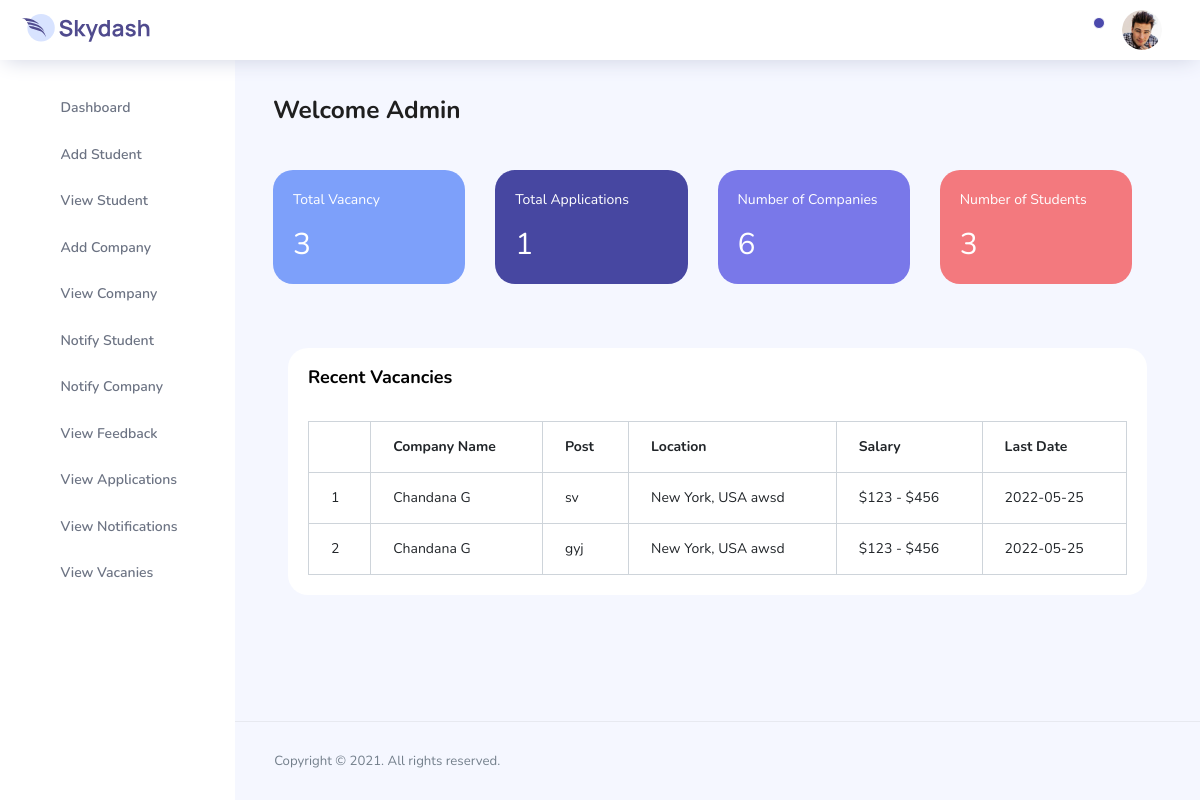
The page /admin/home.php (signed in) on the database its author committed.
### tables this page shows
CREATE TABLE IF NOT EXISTS `vacancy` (
  `vacancy_id` int NOT NULL AUTO_INCREMENT,
  `company_id` int NOT NULL,
  `category_id` int NOT NULL,
  `post` varchar(30) NOT NULL,
  `description` text NOT NULL,
  `location` varchar(30) NOT NULL,
  `salary` varchar(30) NOT NULL,
  `last_date` date NOT NULL,
  `datetime` timestamp NOT NULL DEFAULT CURRENT_TIMESTAMP,
  PRIMARY KEY (`vacancy_id`)
);

CREATE TABLE IF NOT EXISTS `company` (
  `company_id` int NOT NULL AUTO_INCREMENT,
  `company_name` varchar(30) NOT NULL,
  `company_address` text NOT NULL,
  `company_contact_no` varchar(12) NOT NULL,
  `company_email` varchar(30) NOT NULL,
  `company_username` varchar(20) NOT NULL,
  `company_password` varchar(20) NOT NULL,
  PRIMARY KEY (`company_id`)
);

### admin/home.php (the view, shortened to what this page needs)
<?php
include './includes/connection.php';
?>
<!DOCTYPE html>
<html lang="en">
<head>
  <link rel="stylesheet" href="vendors/feather/feather.css">
  <link rel="stylesheet" href="vendors/ti-icons/css/themify-icons.css">
  <link rel="stylesheet" href="vendors/css/vendor.bundle.base.css">
  <link rel="stylesheet" href="vendors/datatables.net-bs4/dataTables.bootstrap4.css">
  <link rel="stylesheet" href="vendors/ti-icons/css/themify-icons.css">
  <link rel="stylesheet" type="text/css" href="js/select.dataTables.min.css">
  <link rel="stylesheet" href="css/vertical-layout-light/style.css">
</head>
<body>
  <div class="container-scroller">
    <?php include("./includes/navbar.php"); ?>
    <div class="container-fluid page-body-wrapper">
      <?php include("./includes/sidebar.php"); ?>
      <div class="main-panel">
        <div class="content-wrapper">
          <div class="row">
            <div class="col-md-12 grid-margin">
              <div class="row">
                <div class="col-12 col-xl-8 mb-4 mb-xl-0">
                  <h3 class="font-weight-bold">Welcome Admin</h3>
                </div>
              </div>
            </div>
          </div>
          <div class="row">
            <div class="col-md-12 row grid-margin transparent">
                <div class="col-md-3 mb-4 stretch-card transparent">
                  <div class="card card-tale">
                    <div class="card-body">
                      <p class="mb-4">Total Vacancy</p>
                      <p class="fs-30 mb-2">
                        <?php
                            echo mysqli_num_rows(mysqli_query($con,"SELECT * from vacancy"));
                        ?>
                      </p>
                    </div>
                  </div>
                </div>
                <div class="col-md-3 mb-4 stretch-card transparent">
                  <div class="card card-dark-blue">
                    <div class="card-body">
                      <p class="mb-4">Total Applications</p>
                      <p class="fs-30 mb-2">
                        <?php
                            echo mysqli_num_rows(mysqli_query($con,"SELECT * from apply_post"));
                        ?>
                      </p>
                    </div>
                  </div>
                </div>
                <div class="col-md-3 mb-4 stretch-card transparent">
                  <div class="card card-light-blue">
                    <div class="card-body">
                      <p class="mb-4">Number of Companies</p>
                      <p class="fs-30 mb-2">
                        <?php
                            echo mysqli_num_rows(mysqli_query($con,"SELECT * from company"));
                        ?>
                      </p>
                    </div>
                  </div>
                </div>
                <div class="col-md-3 mb-4 stretch-card transparent">
                  <div class="card card-light-danger">
                    <div class="card-body">
                      <p class="mb-4">Number of Students</p>
                      <p class="fs-30 mb-2">
                        <?php
                            echo mysqli_num_rows(mysqli_query($con,"SELECT * from student"));
                        ?>
                      </p>
                    </div>
                  </div>
                </div>
            </div>
          </div>
          <div class="col-lg-12 grid-margin stretch-card">
            <div class="card">
                <div class="card-body">
                    <h4 class="card-title">Recent Vacancies</h4>
                    <div class="table-responsive pt-3">
                    <table class="table table-bordered">
                        <thead>
                        <tr>
                            <th></th>
                            <th>Company Name</th>
                            <th>Post</th>
                            <th>Location</th>
                            <th>Salary</th>
                            <th>Last Date</th>
                        </tr>
                        </thead>
                        <tbody>
                        <?php
                            $query=mysqli_query($con,"SELECT vacancy.*,company.* from
                            vacancy,company where vacancy.company_id=company.company_id") or die(mysqli_error($con));
                            if(mysqli_num_rows($query)){
                                $i=1;
                                while($row=mysqli_fetch_array($query)){
                        ?>
                        <tr>
                            <td><?php echo $i; ?></td>
                            <td><?php echo $row['company_name']; ?></td>
                            <td><?php echo $row['post']; ?></td>
                            <td><?php echo $row['location']; ?></td>
                            <td><?php echo $row['salary']; ?></td>
                            <td><?php echo $row['last_date']; ?></td>
                        </tr>
                        <?php
                                $i++;
                                }
                            }
                        ?>
                        </tbody>
                    </table>
                    </div>
                </div>
            </div>
          </div>
        </div>
        <?php include("./includes/footer.php"); ?>
      </div>
    </div>
  </div>
</body>
</html>

### rows shown on the page
vacancy: company.company_name "Chandana G", post "sv", location "New York, USA awsd", salary "$123 - $456", last_date "2022-05-25"
vacancy: company.company_name "Chandana G", post "gyj", location "New York, USA awsd", salary "$123 - $456", last_date "2022-05-25"

### other values the page prints
mysqli_num_rows(mysqli_query($con,"SELECT * from vacancy")) "3"
mysqli_num_rows(mysqli_query($con,"SELECT * from apply_post")) "1"
mysqli_num_rows(mysqli_query($con,"SELECT * from company")) "6"
mysqli_num_rows(mysqli_query($con,"SELECT * from student")) "3"
